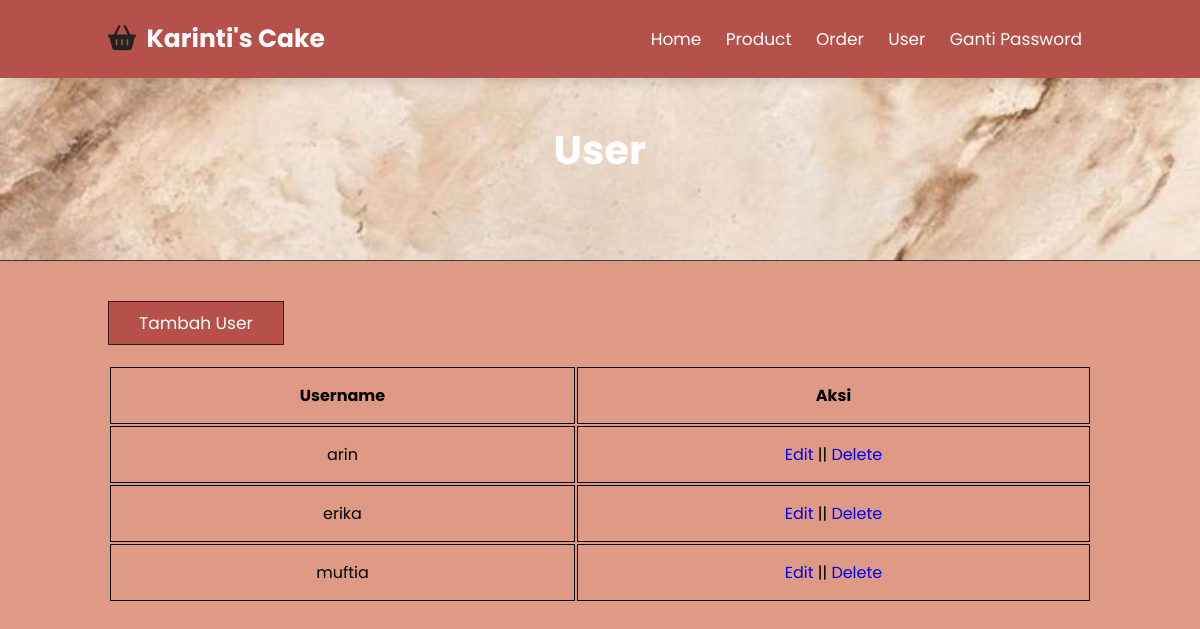
Screenshot of /admin/pengguna.php with the database file from the repository.
### tables this page shows
CREATE TABLE `user` (
  `id_user` int(11) NOT NULL,
  `username` varchar(255) NOT NULL,
  `password` varchar(255) NOT NULL,
  `id_level` int(11) NOT NULL
);

### admin/pengguna.php (the view, shortened to what this page needs)
<?php
include('../koneksi.php');
$pengguna = mysqli_query($conn, "SELECT * FROM user WHERE id_level = '2'");
?>
<!DOCTYPE html>
<html lang="en">
<head>
    <link rel="stylesheet" href="https://cdnjs.cloudflare.com/ajax/libs/font-awesome/6.0.0-beta3/css/all.min.css">
    <link rel="stylesheet" href="../style.css">
</head>
<body>
    <div class="heading">
        <h1>User</h1>
    </div>
    <header class="header">
        <a href="#" class="logo"> <i class="fas fa-shopping-basket"></i> Karinti's Cake </a>
        <nav class="navbar">
            <a href="index.php">Home</a>
            <a href="product.php">Product</a>
            <a href="order.php">Order</a>
            <a href="pengguna.php">User</a>
            <a href="ganti_password.php">Ganti Password</a>
        </nav>
    </header>
    <section>
        <a href="tambah_pengguna.php" class="btn" style="margin-bottom:20px">Tambah User</a>
        <table>
            <tr>
                <th>Username</th>
                <th>Aksi</th>
            </tr>
            <?php foreach ($pengguna as $td) : ?>
                <tr>
                    <td><?= $td['username'] ?></td>
                    <td>
                        <a href="edit_pengguna.php?id_user=<?= $td['id_user']; ?>">Edit</a>
                        ||
                        <a href="delete_pengguna.php?id_user=<?= $td['id_user']; ?>">Delete</a>
                    </td>
                </tr>
            <?php endforeach; ?>
        </table>
    </section>
</body>
</html>

### style.css (style rules this page uses)
:root { --brown: #b6504b; }
body { background: #df9a85; font-size: 1.6rem; }
table { width: 100%; }
table tr th, table tr td { border: 1px solid black !important; padding: 15px !important; text-align: center; }
* { font-family: 'Poppins', sans-serif; margin: 0; padding: 0; box-sizing: border-box; outline: none; border: none; text-decoration: none; transition: .2s linear; }
.btn { margin-top: 1rem; display: inline-block; padding: .8rem 3rem; background: var(--brown); color: #fff; font-size: 1.7rem; cursor: pointer; box-shadow: 0 0.rem 1rem rgba(0, 0, 0, 0.7); border: 0.1rem solid rgba(0, 0, 0, 0.7); }
html { font-size: 62.5%; overflow-x: hidden; scroll-behavior: smooth; }
section { padding: 3rem 9%; }
.heading { background: url("home-img-bg.jpg") no-repeat; background-size: cover; background-position: center; text-align: center; padding-top: 12rem; padding-bottom: 8rem; border-bottom: 0.1rem solid rgba(0, 0, 0, 0.7); }
.heading h1 { color: #fff; font-size: 4rem; }
.header { position: fixed; top: 0; left: 0; right: 0; z-index: 1000; background: var(--brown); display: flex; align-items: center; justify-content: space-between; padding: 2rem 9%; box-shadow: 0 0.5rem 1rem rgba(0, 0, 0, 0.1); }
.header .logo { font-size: 2.5rem; font-weight: bolder; color: #ffffff; }
.header .logo i { color: #222; padding-right: .5rem; }
.header .navbar a { font-size: 1.7rem; color: #fff; margin: 0 1rem; }

### rows the page displays
user: username "arin"
user: username "erika"
user: username "muftia"
